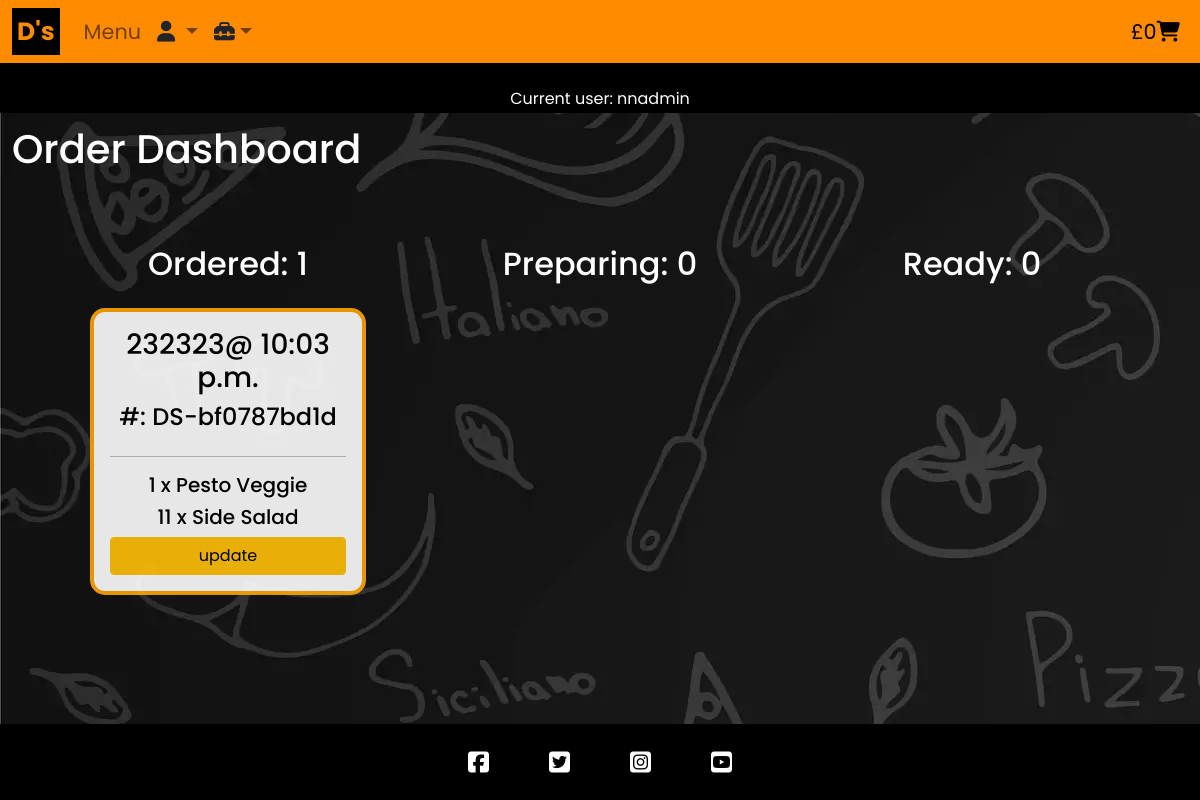
The page /management/ (signed in) on the database its author committed.
### checkout/models.py (models this page shows, shortened)
class PizzaOrder(models.Model):
    STATUS = [
        ("Ordered", "Ordered"),
        ("Preparing", "Preparing"),
        ("Ready", "Ready",),
        ("Completed", "Completed",)
    ]
    order_ref = models.CharField(max_length=32, null=False, editable=False)
    name = models.CharField(max_length=40, null=False, blank=False)
    phone = models.CharField(
        max_length=11,
        validators=[RegexValidator(
            regex=r'^\d+$',
            message="Please enter a valid phone number.",
            code="invalid_number")]
    )
    email = models.EmailField(null=False, blank=False)
    billing_name = models.CharField(max_length=60, null=False, blank=False, default="")
    address_line_1 = models.CharField(max_length=100, null=False, blank=False, default="")
    address_line_2 = models.CharField(max_length=100, null=True, blank=True)
    town = models.CharField(max_length=25, null=False, blank=False, default="")
    postcode = models.CharField(max_length=10, null=False, blank=False, default="")
    date = models.DateTimeField(auto_now=True)
    order_total = models.DecimalField(max_digits=10, decimal_places=2, null=False, default=0.00)
    status = models.CharField(choices=STATUS,
                              max_length=9,
                              blank=False,
                              default="Ordered")

class OrderLineItem(models.Model):
    order = models.ForeignKey(PizzaOrder, null=False, blank=False, on_delete=models.CASCADE, related_name="pizzaorderlineitems")
    product = models.CharField(max_length=96, null=False, editable=False, default="")
    price = models.DecimalField(max_digits=6, decimal_places=2)
    quantity = models.IntegerField(null=False, blank=False)
    line_total = models.DecimalField(max_digits=6, decimal_places=2, null=False, editable=False)

### management/views.py (the view)
# urls.py: path('', views.management_view, name='management'),
def management_view(request):
    if not request.user.is_staff:
        messages.add_message(request, messages.ERROR,'Please login')
        return redirect(reverse('menu'))
    orders = PizzaOrder.objects.prefetch_related("pizzaorderlineitems").filter(status__in=["Ordered", "Preparing","Ready",])
    ordered_count = orders.filter(status="Ordered").count()
    preparing_count = orders.filter(status="Preparing").count()
    ready_count = orders.filter(status="Ready").count()
    template = "management/management.html"
    context = {
        "orders": orders,
        "order_count": ordered_count,
        "preparing_count": preparing_count,
        "ready_count": ready_count,
    }
    return render(request, template, context)

### management/templates/management/management.html (shortened to what this page needs)
{% extends "base.html" %}
{% load static %}
{% load crispy_forms_tags %}
{% block content %}
<div class="container-fluid secondary-bg d-flex flex-column h-100">
    <h1>Order Dashboard</h1>
    <div class="container">
        <div class="row text-center m-auto">
            <div class="col-12 col-md-4 p-5">
                <h2 class="text-center p-3">Ordered: {{order_count}}</h2>
                {% for order in orders %}
                {% if order.status == "Ordered" %}
                <div class="card brand-text mb-4 p-3">
                    <h3>{{ order.name }}@ {{ order.date.time }}</h3>
                    <h4>#:</strong> {{ order.order_ref }}</h4>
                    <hr>
                    {% for item in order.pizzaorderlineitems.all %}
                    <h5>{{ item.quantity }} x {{ item.product }}</h5>
                    {% endfor %}
                    <a href="{% url 'update_order_status' order.id  %}" class="btn btn-warning">update</a>
                </div>
                {% endif %}
                {% endfor %}
            </div>
            <div class="col-12 col-md-4 p-5">
                <h2 class="text-center p-3">Preparing: {{preparing_count}}</h2>
            </div>
            <div class="col-12 col-md-4 p-5">
                <h2 class="text-center p-3">Ready: {{ready_count}}</h2>
            </div>
        </div>
    </div>
</div>
{% endblock %}

### templates/base.html (shortened to what this page needs)
{% load static %}
{% url 'home' as home_url %}
{% url 'menu' as menu_url %}
{% url 'add_product_pizza' as add_product_pizza_url %}
{% url 'add_product_deal' as add_product_deal_url %}
{% url 'add_product_extra' as add_product_extra_url %}
{% url 'management' as add_product_management_url %}
{% url 'account_login' as login_url %}
{% url 'account_signup' as signup_url %}
{% url 'account_logout' as logout_url %}
<!DOCTYPE html>
<html class="h-100" lang="en">
<head>
    {% block corecss %}
    <link rel="stylesheet" href="https://cdnjs.cloudflare.com/ajax/libs/font-awesome/5.15.3/css/all.min.css">
    <link href="https://cdn.jsdelivr.net/npm/bootstrap@5.0.1/dist/css/bootstrap.min.css" rel="stylesheet"
>
    <link rel="stylesheet" href="{% static 'css/style.css' %}">
    {% endblock %}
</head>
<body class="d-flex flex-column h-100">
    <header>
        <nav class="navbar navbar-expand-lg navbar-light">
            <div class="container-fluid">
                <a class="navbar-brand navbar-logo" href="{% url 'home' %}">D's</a>
                <div class="collapse navbar-collapse" id="navbarNavDropdown">
                    <ul class="navbar-nav">
                        <li class="nav-item">
                            <a class="nav-link {% if request.path == menu_url %}active{% endif %}" aria-current="page"
                                href="{% url 'menu' %}">Menu</a>
                        </li>
                        <li class="nav-item dropdown">
                            <a class="nav-link dropdown-toggle" href="#" id="navbarDropdownMenuLink" role="button"
                                data-bs-toggle="dropdown" aria-expanded="false">
                                <i class="fa-solid fa-user text-dark"></i>
                            </a>
                        </li>
                        {% if request.user.is_authenticated and request.user.is_superuser %}
                        <li class="nav-item dropdown">
                            <a class="nav-link dropdown-toggle" href="#" id="AdminnavbarDropdownMenuLink" role="button"
                                data-bs-toggle="dropdown" aria-expanded="false">
                                <i class="fa-solid fa-toolbox text-dark"></i></a>
                        </li>
                        {% endif %}
                    </ul>
                    <ul class="navbar-nav ms-auto">
                        <li class="nav-item">
                            <a class="nav-link {% if request.path == home_url %}active{% endif %} brand-text" aria-current="page"
                                href="{% url 'cart' %}">£{{grand_total}}<i
                                    class="fa-solid fa-cart-shopping brand-text"></i></a>
                        </li>
                    </ul>
                </div>
            </div>
        </nav>
        <div id="messages" class="p-2 text-center">
            {% if user.is_authenticated %}
            <p class="text-center m-3">Current user: {{ user }}</p>
            {% else %}
            <p class="text-center m-5"></p>
            {% endif %}
        </div>
    </header>
    <main class>
        {% block content %}
        {% endblock content %}
    </main>
    <footer class="footer mt-auto pt-3 text-center text-light">
        <ul class="d-flex justify-content-center list-unstyled">
            <li><a href="https://Facebook.com" target="_blank" rel="noopener"
                    aria-label="new tab - visit us on facebook"><i class="fa-brands fa-square-facebook"></i></a></li>
            <li><a href="https://x.com" target="_blank" rel="noopener" aria-label="new tab - visit us on X"><i
                        class="fa-brands fa-square-twitter"></i></a></li>
            <li><a href="https://instagram.com" target="_blank" rel="noopener"
                    aria-label="new tab - visit us on instagram"><i class="fa-brands fa-square-instagram"></i></a></li>
            <li><a href="https://youtube.com" target="_blank" rel="noopener"
                    aria-label="new tab - visit us on youtube"><i class="fa-brands fa-square-youtube"></i></a></li>
        </ul>
    </footer>
</body>
</html>

### static/css/style.css (style rules this page uses)
* { padding: 0; margin: 0; box-sizing: border-box; font-family: "Poppins", sans-serif; }
main { flex: 1 0 auto; display: flex; flex-direction: column; background-color: black; color: white !important; }
.footer { background-color: black; }
.footer li { padding-left: 20px; padding-right: 20px; }
.footer i { font-size: 150%; padding: 10px; }
footer a { color: white; }
footer a:hover, a::after { color: inherit; }
.navbar { background-color: darkorange !important; font-size: 130%; }
.navbar-logo { padding: 5px; font-weight: bold; font-size: 120%; background-color: black !important; color: darkorange !important; }
#messages { background-color: black; color: white; height:50px; }
#lets-go a:hover, a::after { color: inherit; font-weight: bold; font-style: italic; }
.card { background-color: white !important; color: black !important; opacity: 0.9; border: 4px orange solid; border-radius: 15px; }
.secondary-bg { background: url('/static/images/secondary-bg.webp'); background-attachment: fixed; padding: 1%; }
.brand-text { color: black !important; }

### rows shown on the page
PizzaOrder: name "232323", date.time "10:03 p.m.", order_ref "DS-bf0787bd1d"
OrderLineItem: quantity "1", product "Pesto Veggie"
OrderLineItem: quantity "11", product "Side Salad"

### other values the page prints
{{ grand_total }} "0"
{{ user }} "nnadmin"
{{ order_count }} "1"
{{ preparing_count }} "0"
{{ ready_count }} "0"
